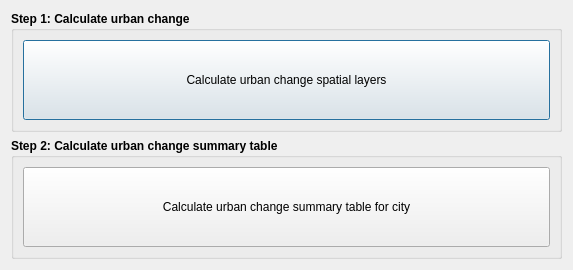
<?xml version="1.0" encoding="UTF-8"?>
<ui version="4.0">
 <class>DlgCalculateUrban</class>
 <widget class="QDialog" name="DlgCalculateUrban">
  <property name="windowModality">
   <enum>Qt::ApplicationModal</enum>
  </property>
  <property name="geometry">
   <rect>
    <x>0</x>
    <y>0</y>
    <width>573</width>
    <height>270</height>
   </rect>
  </property>
  <property name="sizePolicy">
   <sizepolicy hsizetype="Expanding" vsizetype="Expanding">
    <horstretch>0</horstretch>
    <verstretch>0</verstretch>
   </sizepolicy>
  </property>
  <property name="windowTitle">
   <string>Calculate Urban Change Indicators</string>
  </property>
  <layout class="QVBoxLayout" name="verticalLayout_2">
   <item>
    <widget class="QGroupBox" name="groupBox">
     <property name="font">
      <font>
       <weight>75</weight>
       <bold>true</bold>
      </font>
     </property>
     <property name="title">
      <string>Step 1: Calculate urban change</string>
     </property>
     <layout class="QVBoxLayout" name="verticalLayout_3">
      <item>
       <widget class="QPushButton" name="btn_calculate_urban_change">
        <property name="sizePolicy">
         <sizepolicy hsizetype="Minimum" vsizetype="Minimum">
          <horstretch>0</horstretch>
          <verstretch>0</verstretch>
         </sizepolicy>
        </property>
        <property name="minimumSize">
         <size>
          <width>0</width>
          <height>30</height>
         </size>
        </property>
        <property name="font">
         <font>
          <weight>50</weight>
          <bold>false</bold>
         </font>
        </property>
        <property name="text">
         <string>Calculate urban change spatial layers</string>
        </property>
       </widget>
      </item>
     </layout>
    </widget>
   </item>
   <item>
    <widget class="QGroupBox" name="groupBox_4">
     <property name="font">
      <font>
       <weight>75</weight>
       <bold>true</bold>
      </font>
     </property>
     <property name="title">
      <string>Step 2: Calculate urban change summary table</string>
     </property>
     <layout class="QVBoxLayout" name="verticalLayout">
      <item>
       <widget class="QPushButton" name="btn_summary_single_polygon">
        <property name="sizePolicy">
         <sizepolicy hsizetype="Minimum" vsizetype="Minimum">
          <horstretch>0</horstretch>
          <verstretch>0</verstretch>
         </sizepolicy>
        </property>
        <property name="minimumSize">
         <size>
          <width>0</width>
          <height>30</height>
         </size>
        </property>
        <property name="font">
         <font>
          <weight>50</weight>
          <bold>false</bold>
         </font>
        </property>
        <property name="text">
         <string>Calculate urban change summary table for city</string>
        </property>
       </widget>
      </item>
     </layout>
    </widget>
   </item>
  </layout>
 </widget>
 <resources/>
 <connections/>
</ui>
